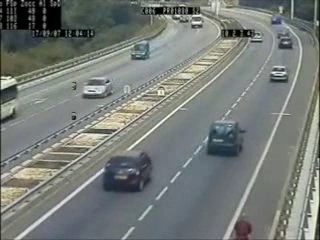
#> input picture frame 75 of images/cars.avi, 320 x 240 px, given in place of bmwm4.mp4.mp4, which was not available
$ jupyter execute 'object Tracking with color.ipynb'
#> lines starting #> are read from the running program, lines starting #| are printed output that depends on the picture; after the words box and inside, x2 and y2 are one past the last pixel; in counts of white or black regions, pixels touching at a corner belong together; pictures that were not available may be replaced by others from this repository, and a replacement may not be noted
[cell 1]
import cv2
import numpy as np
from matplotlib import pyplot as plt

# Define our imshow function
def imshow(title = "Image", image = None, size = 10):
    w, h = image.shape[0], image.shape[1]
    aspect_ratio = w/h
    plt.figure(figsize=(size * aspect_ratio,size))
    plt.imshow(cv2.cvtColor(image, cv2.COLOR_BGR2RGB))
    plt.title(title)
    plt.show()

[cell 2]
import cv2
import numpy as np

# Initalize camera
#cap = cv2.VideoCapture(0)

# define range of color in HSV
lower = np.array([20,50,90])
upper = np.array([30,255,255])

# Create empty points array
points = []

# Get default camera window size

# Load video stream, long clip
cap = cv2.VideoCapture("C:/Users/rajen/Computer Vision/videos/bmwm4.mp4.mp4")

# Get the height and width of the frame (required to be an interger)
width = int(cap.get(3))
height = int(cap.get(4))

# Define the codec and create VideoWriter object. The output is stored in '*.avi' file.
out = cv2.VideoWriter('C:/Users/rajen/Computer Vision/videos/bmwm4_output.avi', cv2.VideoWriter_fourcc('M','J','P','G'), 30, (width, height))

ret, frame = cap.read()
#> frame is the input picture: shape (240, 320, 3); mean B, G, R 120, 123.9, 118.8
Height, Width = frame.shape[:2]
#> Height = 240; Width = 320
frame_count = 0
radius = 0

while True:

    # Capture webcame frame
    ret, frame = cap.read()
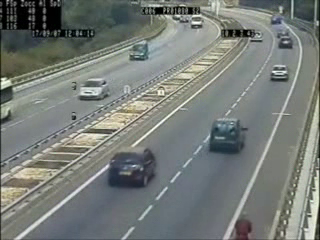
#> input picture frame 76 of images/cars.avi, 320 x 240 px, given in place of bmwm4.mp4.mp4, which was not available
#> frame is the input picture: shape (240, 320, 3); mean B, G, R 119.9, 124, 118.8
    if ret:
      hsv_img = cv2.cvtColor(frame, cv2.COLOR_BGR2HSV)
#> hsv_img: shape (240, 320, 3); mean H, S, V 67.9, 27.2, 126.2

      # Threshold the HSV image to get only green colors
      mask = cv2.inRange(hsv_img, lower, upper)
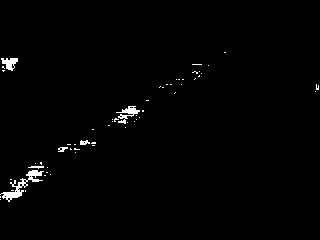
#> mask: shape (240, 320); 1.1% white; 58 white regions (52 under 20 px)
      #mask = cv2.morphologyEx(mask, cv2.MORPH_OPEN, kernel)

      contours, _ = cv2.findContours(mask.copy(), cv2.RETR_EXTERNAL, cv2.CHAIN_APPROX_SIMPLE)
#> contours = 58 contours, 53 with area under 20; largest, box (x1, y1, x2, y2) and area: (0, 170, 44, 202) 264, (116, 106, 140, 124) 110, (1, 58, 18, 71) 108, (80, 140, 90, 145) 24, (58, 147, 68, 152) 22

      # Create empty centre array to store centroid center of mass
      center =   int(Height/2), int(Width/2)
#> center = (120, 160)

      if len(contours) > 0:

          # Get the largest contour and its center
          c = max(contours, key=cv2.contourArea)
#> c = contour of 132 points, box (x1, y1, x2, y2) (0, 170, 44, 202), area 264
          (x, y), radius = cv2.minEnclosingCircle(c)
#> x = 21.5; y = 182.5; radius = 24.38
          M = cv2.moments(c)
#> M = moments, m00 263.5, centre m10/m00, m01/m00 = (21.03, 185.5)

          # Sometimes small contours of a point will cause a divison by zero error
          try:
              center = (int(M["m10"] / M["m00"]), int(M["m01"] / M["m00"]))
#> center = (21, 185)

          except:
              center =   int(Height/2), int(Width/2)

          # Allow only countors that have a larger than 25 pixel radius
          if radius > 25:

              # Draw cirlce and leave the last center creating a trail
              cv2.circle(frame, (int(x), int(y)), int(radius),(0, 0, 255), 2)
              cv2.circle(frame, center, 5, (0, 255, 0), -1)

          # Log center points
          points.append(center)

      # If radius large enough, we use 25 pixels
      if radius > 25:

          # loop over the set of tracked points
          for i in range(1, len(points)):
              try:
                  cv2.line(frame, points[i - 1], points[i], (0, 255, 0), 2)
              except:
                  pass

          # Make frame count zero
          frame_count = 0

      out.write(frame)
    else:
      break

# Release camera and close any open windows
cap.release()
out.release()

$ run again, starting later in the video
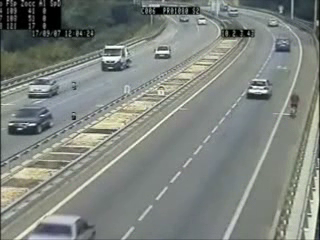
#> input picture frame 337 of images/cars.avi, 320 x 240 px, given in place of bmwm4.mp4.mp4, which was not available
#> frame is the input picture: shape (240, 320, 3); mean B, G, R 126.3, 131.7, 126
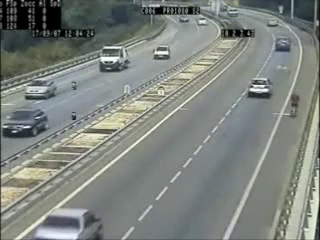
#> input picture frame 338 of images/cars.avi, 320 x 240 px, given in place of bmwm4.mp4.mp4, which was not available
#> frame is the input picture: shape (240, 320, 3); mean B, G, R 126.6, 131.9, 126.2
#> hsv_img: shape (240, 320, 3); mean H, S, V 66.1, 23.3, 133.1
#> `mask = cv2.inRange(hsv_img, lower, upper)`:
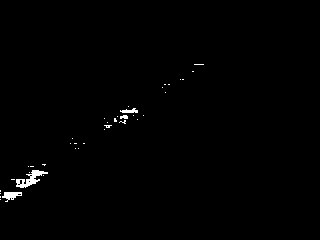
#> mask: shape (240, 320); 0.68% white; 39 white regions (35 under 20 px)
#> contours = 39 contours, 36 with area under 20; largest, box (x1, y1, x2, y2) and area: (16, 170, 48, 188) 188, (2, 192, 22, 202) 87, (120, 108, 138, 113) 36
#> c = contour of 66 points, box (x1, y1, x2, y2) (16, 170, 48, 188), area 188
#> x = 31.5; y = 179; radius = 17.01
#> M = moments, m00 188, centre m10/m00, m01/m00 = (29.31, 178.9)
#> `center = (int(M["m10"] / M["m00"]), int(M["m01"] / M["m00"]))`: center = (29, 178)

$ run again, starting later in the video
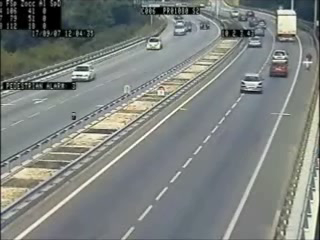
#> input picture frame 600 of images/cars.avi, 320 x 240 px, given in place of bmwm4.mp4.mp4, which was not available
#> frame is the input picture: shape (240, 320, 3); mean B, G, R 126.6, 129.8, 124.9
#> hsv_img: shape (240, 320, 3); mean H, S, V 70.7, 24.1, 132.1
#> `mask = cv2.inRange(hsv_img, lower, upper)`:
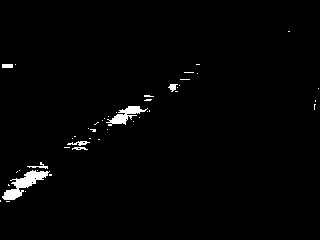
#> mask: shape (240, 320); 1.6% white; 46 white regions (39 under 20 px)
#> contours = 46 contours, 41 with area under 20; largest, box (x1, y1, x2, y2) and area: (2, 170, 50, 200) 447, (106, 106, 148, 126) 245, (67, 141, 90, 146) 33, (168, 84, 178, 92) 31, (2, 64, 13, 68) 30
#> c = contour of 102 points, box (x1, y1, x2, y2) (2, 170, 50, 200), area 447
#> x = 25.5; y = 184; radius = 26.86
#> M = moments, m00 447, centre m10/m00, m01/m00 = (23.71, 183.7)
#> `center = (int(M["m10"] / M["m00"]), int(M["m01"] / M["m00"]))`: center = (23, 183)
#> `cv2.circle(frame, (int(x), int(y)), int(radius),(0, 0, 255), 2)`:
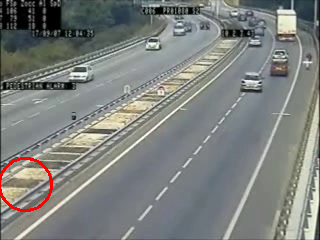
#> frame: shape (240, 320, 3); mean B, G, R 125.7, 128.8, 125.8
